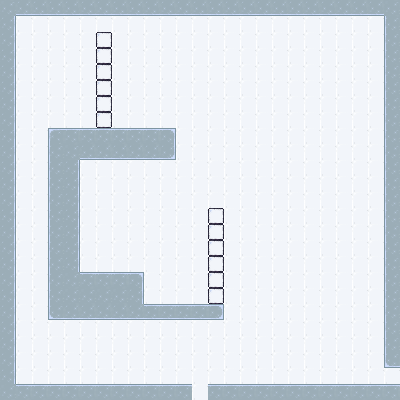

Tiled map render using the project's own tile images. Description and the whole map definition, tile-layer contents included, below:
An orthogonal 25x25 tile map with 16x16 px tiles, 2 tile layers (Tile Layer 2, Tile Layer 1) and 11 objects (door, button, player_spawn, gravity, block, ...).

<map version="1.10" tiledversion="1.10.2" orientation="orthogonal" renderorder="right-down" width="25" height="25" tilewidth="16" tileheight="16" infinite="0" nextlayerid="6" nextobjectid="28">
 <tileset firstgid="1" source="tiles.tsx" />
 <layer id="4" name="Tile Layer 2" width="25" height="25" locked="1">
  <data encoding="csv">
6,6,6,6,6,6,6,6,6,6,6,6,6,6,6,6,6,6,6,6,6,6,6,6,6,
6,6,6,6,6,6,6,6,6,6,6,6,6,6,6,6,6,6,6,6,6,6,6,6,6,
6,6,6,6,6,6,6,6,6,6,6,6,6,6,6,6,6,6,6,6,6,6,6,6,6,
6,6,6,6,6,6,6,6,6,6,6,6,6,6,6,6,6,6,6,6,6,6,6,6,6,
6,6,6,6,6,6,6,6,6,6,6,6,6,6,6,6,6,6,6,6,6,6,6,6,6,
6,6,6,6,6,6,6,6,6,6,6,6,6,6,6,6,6,6,6,6,6,6,6,6,6,
6,6,6,6,6,6,6,6,6,6,6,6,6,6,6,6,6,6,6,6,6,6,6,6,6,
6,6,6,6,6,6,6,6,6,6,6,6,6,6,6,6,6,6,6,6,6,6,6,6,6,
6,6,6,6,6,6,6,6,6,6,6,6,6,6,6,6,6,6,6,6,6,6,6,6,6,
6,6,6,6,6,6,6,6,6,6,6,6,6,6,6,6,6,6,6,6,6,6,6,6,6,
6,6,6,6,6,6,6,6,6,6,6,6,6,6,6,6,6,6,6,6,6,6,6,6,6,
6,6,6,6,6,6,6,6,6,6,6,6,6,6,6,6,6,6,6,6,6,6,6,6,6,
6,6,6,6,6,6,6,6,6,6,6,6,6,6,6,6,6,6,6,6,6,6,6,6,6,
6,6,6,6,6,6,6,6,6,6,6,6,6,6,6,6,6,6,6,6,6,6,6,6,6,
6,6,6,6,6,6,6,6,6,6,6,6,6,6,6,6,6,6,6,6,6,6,6,6,6,
6,6,6,6,6,6,6,6,6,6,6,6,6,6,6,6,6,6,6,6,6,6,6,6,6,
6,6,6,6,6,6,6,6,6,6,6,6,6,6,6,6,6,6,6,6,6,6,6,6,6,
6,6,6,6,6,6,6,6,6,6,6,6,6,6,6,6,6,6,6,6,6,6,6,6,6,
6,6,6,6,6,6,6,6,6,6,6,6,6,6,6,6,6,6,6,6,6,6,6,6,6,
6,6,6,6,6,6,6,6,6,6,6,6,6,6,6,6,6,6,6,6,6,6,6,6,6,
6,6,6,6,6,6,6,6,6,6,6,6,6,6,6,6,6,6,6,6,6,6,6,6,6,
6,6,6,6,6,6,6,6,6,6,6,6,6,6,6,6,6,6,6,6,6,6,6,6,6,
6,6,6,6,6,6,6,6,6,6,6,6,6,6,6,6,6,6,6,6,6,6,6,6,6,
6,6,6,6,6,6,6,6,6,6,6,6,6,6,6,6,6,6,6,6,6,6,6,6,6,
6,6,6,6,6,6,6,6,6,6,6,6,6,6,6,6,6,6,6,6,6,6,6,6,6
</data>
 </layer>
 <layer id="1" name="Tile Layer 1" width="25" height="25">
  <data encoding="csv">
9,15,15,15,15,15,15,15,15,15,15,15,15,15,15,15,15,15,15,15,15,15,15,15,9,
10,0,0,0,0,0,0,0,0,0,0,0,0,0,0,0,0,0,0,0,0,0,0,0,8,
10,0,0,0,0,0,1,0,0,0,0,0,0,0,0,0,0,0,0,0,0,0,0,0,8,
10,0,0,0,0,0,1,0,0,0,0,0,0,0,0,0,0,0,0,0,0,0,0,0,8,
10,0,0,0,0,0,1,0,0,0,0,0,0,0,0,0,0,0,0,0,0,0,0,0,8,
10,0,0,0,0,0,1,0,0,0,0,0,0,0,0,0,0,0,0,0,0,0,0,0,8,
10,0,0,0,0,0,1,0,0,0,0,0,0,0,0,0,0,0,0,0,0,0,0,0,8,
10,0,0,0,0,0,1,0,0,0,0,0,0,0,0,0,0,0,0,0,0,0,0,0,8,
10,0,0,2,3,3,3,3,3,3,4,0,0,0,0,0,0,0,0,0,0,0,0,0,8,
10,0,0,8,9,15,15,15,15,15,16,0,0,0,0,0,0,0,0,0,0,0,0,0,8,
10,0,0,8,10,0,0,0,0,0,0,0,0,0,0,0,0,0,0,0,0,0,0,0,8,
10,0,0,8,10,0,0,0,0,0,0,0,0,0,0,0,0,0,0,0,0,0,0,0,8,
10,0,0,8,10,0,0,0,0,0,0,0,0,0,0,0,0,0,0,0,0,0,0,0,8,
10,0,0,8,10,0,0,0,0,0,0,0,0,1,0,0,0,0,0,0,0,0,0,0,8,
10,0,0,8,10,0,0,0,0,0,0,0,0,1,0,0,0,0,0,0,0,0,0,0,8,
10,0,0,8,10,0,0,0,0,0,0,0,0,1,0,0,0,0,0,0,0,0,0,0,8,
10,0,0,8,10,0,0,0,0,0,0,0,0,1,0,0,0,0,0,0,0,0,0,0,8,
10,0,0,8,9,3,3,3,4,0,0,0,0,1,0,0,0,0,0,0,0,0,0,0,8,
10,0,0,8,9,9,9,9,10,0,0,0,0,1,0,0,0,0,0,0,0,0,0,0,8,
10,0,0,14,15,15,15,15,15,21,21,21,21,22,0,0,0,0,0,0,0,0,0,0,8,
10,0,0,0,0,0,0,0,0,0,0,0,0,0,0,0,0,0,0,0,0,0,0,0,8,
10,0,0,0,0,0,0,0,0,0,0,0,0,0,0,0,0,0,0,0,0,0,0,0,8,
10,0,0,0,0,0,0,0,0,0,0,0,0,0,0,0,0,0,0,0,0,0,0,0,14,
10,0,0,0,0,0,0,0,0,0,0,0,0,0,0,0,0,0,0,0,0,0,0,0,0,
9,3,3,3,3,3,3,3,3,3,3,3,0,3,3,3,3,3,3,3,3,3,3,3,3
</data>
 </layer>
 <objectgroup id="5" name="Object Layer 1">
  <object id="13" name="Door" type="door" gid="24" x="384" y="384" width="16" height="16">
   <properties>
    <property name="onTrigger" value="open" />
    <property name="openDirection" type="int" value="2" />
   </properties>
  </object>
  <object id="15" name="Button" type="button" gid="12" x="112" y="272" width="16" height="16">
   <properties>
    <property name="onImage" type="int" value="17" />
    <property name="trigger" type="object" value="13" />
   </properties>
  </object>
  <object id="16" name="Player Spawn" type="player_spawn" x="190" y="165">
   <point />
  </object>
  <object id="18" name="Gravity" type="gravity" x="0" y="1">
   <properties>
    <property name="onTrigger" value="gravity" />
   </properties>
   <point />
  </object>
  <object id="22" name="Block" type="block" gid="7" x="161" y="223" width="14" height="14">
   <properties>
    <property name="ruleType" value="Directional" />
    <property name="value" type="int" value="2" />
   </properties>
  </object>
  <object id="20" name="Exit Point" type="exit_point" x="397.375" y="377.063">
   <point />
  </object>
  <object id="23" name="Dock" type="dock" gid="13" x="192" y="400" width="16" height="16">
   <properties>
    <property name="defaultValue" value="Down" />
    <property name="ruleType" value="Directional" />
    <property name="text" type="object" value="27" />
    <property name="trigger" type="object" value="18" />
   </properties>
  </object>
  <object id="24" type="enemy" x="256" y="368" width="16" height="16">
   <properties>
    <property name="path" type="object" value="26" />
   </properties>
  </object>
  <object id="26" name="Enemy Path" type="path" x="256" y="368">
   <polyline points="0,0 64,0" />
  </object>
  <object id="27" name="Text" type="text" x="144.5" y="368.25" width="47.5" height="15.5">
   <properties>
    <property name="Content" value="Gravity is" />
   </properties>
  </object>
  <object id="27" type="patrol_enemy" x="120" y="96" width="16" height="16" />
 </objectgroup>
</map>
